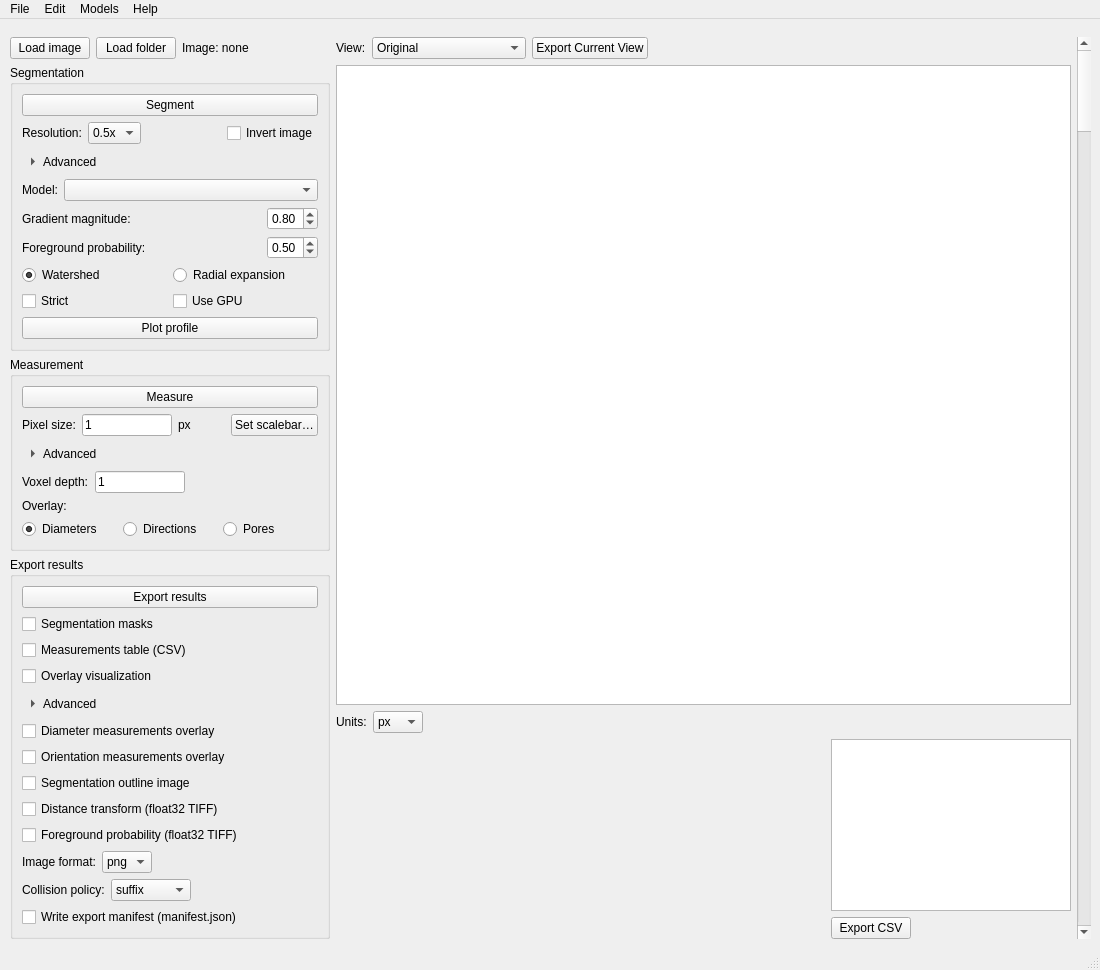
<?xml version="1.0" encoding="UTF-8"?>
<ui version="4.0">
 <class>MainWindow</class>
 <widget class="QMainWindow" name="MainWindow">
  <property name="geometry">
   <rect>
    <x>0</x>
    <y>0</y>
    <width>1100</width>
    <height>800</height>
   </rect>
  </property>
  <property name="windowTitle">
   <string/>
  </property>
  <widget class="QWidget" name="centralwidget">
   <layout class="QHBoxLayout" name="horizontalLayout">
    <property name="leftMargin">
     <number>10</number>
    </property>
    <property name="topMargin">
     <number>18</number>
    </property>
    <item>
     <widget class="QFrame" name="frame">
      <property name="sizePolicy">
       <sizepolicy hsizetype="Fixed" vsizetype="Preferred">
        <horstretch>0</horstretch>
        <verstretch>0</verstretch>
       </sizepolicy>
      </property>
      <property name="minimumSize">
       <size>
        <width>320</width>
        <height>0</height>
       </size>
      </property>
      <property name="maximumSize">
       <size>
        <width>320</width>
        <height>16777215</height>
       </size>
      </property>
      <property name="frameShape">
       <enum>QFrame::Shape::NoFrame</enum>
      </property>
      <layout class="QVBoxLayout" name="leftLayout">
       <property name="leftMargin">
        <number>0</number>
       </property>
       <property name="topMargin">
        <number>0</number>
       </property>
       <property name="rightMargin">
        <number>0</number>
       </property>
       <property name="bottomMargin">
        <number>0</number>
       </property>
       <item>
        <layout class="QHBoxLayout" name="loadRow">
         <item>
          <widget class="QPushButton" name="btn_load_image">
           <property name="text">
            <string>Load image</string>
           </property>
          </widget>
         </item>
         <item>
          <widget class="QPushButton" name="btn_load_folder">
           <property name="text">
            <string>Load folder</string>
           </property>
          </widget>
         </item>
         <item>
          <widget class="QLabel" name="label_image_name">
           <property name="sizePolicy">
            <sizepolicy hsizetype="Expanding" vsizetype="Preferred">
             <horstretch>0</horstretch>
             <verstretch>0</verstretch>
            </sizepolicy>
           </property>
           <property name="text">
            <string>Image: none</string>
           </property>
           <property name="wordWrap">
            <bool>true</bool>
           </property>
          </widget>
         </item>
        </layout>
       </item>
       <item>
        <widget class="QGroupBox" name="groupBox_segmentation">
         <property name="title">
          <string>Segmentation</string>
         </property>
         <layout class="QVBoxLayout" name="segmentationLayout">
          <item>
           <widget class="QPushButton" name="btn_segment">
            <property name="text">
             <string>Segment</string>
            </property>
           </widget>
          </item>
          <item>
           <layout class="QHBoxLayout" name="segmentationBasicRow">
            <item>
             <widget class="QLabel" name="label_resolution">
              <property name="text">
               <string>Resolution:</string>
              </property>
             </widget>
            </item>
            <item>
             <widget class="QComboBox" name="cb_scale">
              <item>
               <property name="text">
                <string>0.5x</string>
               </property>
              </item>
              <item>
               <property name="text">
                <string>1x</string>
               </property>
              </item>
              <item>
               <property name="text">
                <string>2x</string>
               </property>
              </item>
              <item>
               <property name="text">
                <string>4x</string>
               </property>
              </item>
             </widget>
            </item>
            <item>
             <spacer name="segmentationBasicSpacer">
              <property name="orientation">
               <enum>Qt::Orientation::Horizontal</enum>
              </property>
              <property name="sizeHint" stdset="0">
               <size>
                <width>0</width>
                <height>0</height>
               </size>
              </property>
             </spacer>
            </item>
            <item>
             <widget class="QCheckBox" name="chb_invert">
              <property name="text">
               <string>Invert image</string>
              </property>
             </widget>
            </item>
           </layout>
          </item>
          <item>
           <widget class="QToolButton" name="btn_segmentation_advanced">
            <property name="text">
             <string>Advanced</string>
            </property>
            <property name="checkable">
             <bool>true</bool>
            </property>
            <property name="toolButtonStyle">
             <enum>Qt::ToolButtonStyle::ToolButtonTextBesideIcon</enum>
            </property>
            <property name="autoRaise">
             <bool>true</bool>
            </property>
            <property name="arrowType">
             <enum>Qt::ArrowType::RightArrow</enum>
            </property>
           </widget>
          </item>
          <item>
           <widget class="QWidget" name="widget_segmentation_advanced" native="true">
            <layout class="QVBoxLayout" name="segmentationAdvancedLayout">
             <property name="leftMargin">
              <number>0</number>
             </property>
             <property name="topMargin">
              <number>0</number>
             </property>
             <property name="rightMargin">
              <number>0</number>
             </property>
             <property name="bottomMargin">
              <number>0</number>
             </property>
             <item>
              <layout class="QHBoxLayout" name="modelRow">
               <item>
                <widget class="QLabel" name="label_model">
                 <property name="text">
                  <string>Model:</string>
                 </property>
                </widget>
               </item>
               <item>
                <widget class="QComboBox" name="cb_model">
                 <property name="sizePolicy">
                  <sizepolicy hsizetype="Expanding" vsizetype="Fixed">
                   <horstretch>0</horstretch>
                   <verstretch>0</verstretch>
                  </sizepolicy>
                 </property>
                </widget>
               </item>
              </layout>
             </item>
             <item>
              <layout class="QHBoxLayout" name="gradientRow">
               <item>
                <widget class="QLabel" name="label_gradient">
                 <property name="text">
                  <string>Gradient magnitude:</string>
                 </property>
                </widget>
               </item>
               <item>
                <spacer name="gradientSpacer">
                 <property name="orientation">
                  <enum>Qt::Orientation::Horizontal</enum>
                 </property>
                 <property name="sizeHint" stdset="0">
                  <size>
                   <width>0</width>
                   <height>0</height>
                  </size>
                 </property>
                </spacer>
               </item>
               <item>
                <widget class="QDoubleSpinBox" name="sp_grad_magnitude_threshold">
                 <property name="decimals">
                  <number>2</number>
                 </property>
                 <property name="maximum">
                  <double>5.000000000000000</double>
                 </property>
                 <property name="singleStep">
                  <double>0.050000000000000</double>
                 </property>
                 <property name="value">
                  <double>0.800000000000000</double>
                 </property>
                </widget>
               </item>
              </layout>
             </item>
             <item>
              <layout class="QHBoxLayout" name="foregroundRow">
               <item>
                <widget class="QLabel" name="label_foreground">
                 <property name="text">
                  <string>Foreground probability:</string>
                 </property>
                </widget>
               </item>
               <item>
                <spacer name="foregroundSpacer">
                 <property name="orientation">
                  <enum>Qt::Orientation::Horizontal</enum>
                 </property>
                 <property name="sizeHint" stdset="0">
                  <size>
                   <width>0</width>
                   <height>0</height>
                  </size>
                 </property>
                </spacer>
               </item>
               <item>
                <widget class="QDoubleSpinBox" name="sp_foreground_threshold">
                 <property name="toolTip">
                  <string>Minimum mean foreground probability a segment needs to be kept. 0 keeps every segment.</string>
                 </property>
                 <property name="decimals">
                  <number>2</number>
                 </property>
                 <property name="maximum">
                  <double>1.000000000000000</double>
                 </property>
                 <property name="singleStep">
                  <double>0.050000000000000</double>
                 </property>
                 <property name="value">
                  <double>0.500000000000000</double>
                 </property>
                </widget>
               </item>
              </layout>
             </item>
             <item>
              <layout class="QHBoxLayout" name="modeRow">
               <item>
                <widget class="QRadioButton" name="rb_watershed">
                 <property name="text">
                  <string>Watershed</string>
                 </property>
                 <property name="checked">
                  <bool>true</bool>
                 </property>
                </widget>
               </item>
               <item>
                <widget class="QRadioButton" name="rb_ridge">
                 <property name="text">
                  <string>Radial expansion</string>
                 </property>
                </widget>
               </item>
              </layout>
             </item>
             <item>
              <layout class="QHBoxLayout" name="flagsRow">
               <item>
                <widget class="QCheckBox" name="chb_strict">
                 <property name="text">
                  <string>Strict</string>
                 </property>
                </widget>
               </item>
               <item>
                <widget class="QCheckBox" name="chb_usegpu">
                 <property name="text">
                  <string>Use GPU</string>
                 </property>
                </widget>
               </item>
              </layout>
             </item>
             <item>
              <widget class="QPushButton" name="btn_plot_profile">
               <property name="text">
                <string>Plot profile</string>
               </property>
              </widget>
             </item>
            </layout>
           </widget>
          </item>
         </layout>
        </widget>
       </item>
       <item>
        <widget class="QGroupBox" name="groupBox_measurement">
         <property name="title">
          <string>Measurement</string>
         </property>
         <layout class="QVBoxLayout" name="measurementLayout">
          <item>
           <widget class="QPushButton" name="btn_measure">
            <property name="text">
             <string>Measure</string>
            </property>
           </widget>
          </item>
          <item>
           <layout class="QHBoxLayout" name="pixelSizeRow">
            <item>
             <widget class="QLabel" name="label_pixel_size">
              <property name="text">
               <string>Pixel size:</string>
              </property>
             </widget>
            </item>
            <item>
             <widget class="QLineEdit" name="le_pixelsize">
              <property name="maximumSize">
               <size>
                <width>90</width>
                <height>16777215</height>
               </size>
              </property>
              <property name="text">
               <string>1</string>
              </property>
             </widget>
            </item>
            <item>
             <widget class="QLabel" name="label_pixel_unit">
              <property name="text">
               <string>px</string>
              </property>
             </widget>
            </item>
            <item>
             <spacer name="pixelSizeSpacer">
              <property name="orientation">
               <enum>Qt::Orientation::Horizontal</enum>
              </property>
              <property name="sizeHint" stdset="0">
               <size>
                <width>0</width>
                <height>0</height>
               </size>
              </property>
             </spacer>
            </item>
            <item>
             <widget class="QPushButton" name="btn_set_scalebar">
              <property name="text">
               <string>Set scalebar…</string>
              </property>
             </widget>
            </item>
           </layout>
          </item>
          <item>
           <widget class="QToolButton" name="btn_measurement_advanced">
            <property name="text">
             <string>Advanced</string>
            </property>
            <property name="checkable">
             <bool>true</bool>
            </property>
            <property name="toolButtonStyle">
             <enum>Qt::ToolButtonStyle::ToolButtonTextBesideIcon</enum>
            </property>
            <property name="autoRaise">
             <bool>true</bool>
            </property>
            <property name="arrowType">
             <enum>Qt::ArrowType::RightArrow</enum>
            </property>
           </widget>
          </item>
          <item>
           <widget class="QWidget" name="widget_measurement_advanced" native="true">
            <layout class="QVBoxLayout" name="measurementAdvancedLayout">
             <property name="leftMargin">
              <number>0</number>
             </property>
             <property name="topMargin">
              <number>0</number>
             </property>
             <property name="rightMargin">
              <number>0</number>
             </property>
             <property name="bottomMargin">
              <number>0</number>
             </property>
             <item>
              <layout class="QHBoxLayout" name="voxelDepthRow">
               <item>
                <widget class="QLabel" name="label_voxel_depth">
                 <property name="text">
                  <string>Voxel depth:</string>
                 </property>
                </widget>
               </item>
               <item>
                <widget class="QLineEdit" name="le_voxeldepth">
                 <property name="maximumSize">
                  <size>
                   <width>90</width>
                   <height>16777215</height>
                  </size>
                 </property>
                 <property name="text">
                  <string>1</string>
                 </property>
                </widget>
               </item>
               <item>
                <spacer name="voxelDepthSpacer">
                 <property name="orientation">
                  <enum>Qt::Orientation::Horizontal</enum>
                 </property>
                 <property name="sizeHint" stdset="0">
                  <size>
                   <width>0</width>
                   <height>0</height>
                  </size>
                 </property>
                </spacer>
               </item>
              </layout>
             </item>
             <item>
              <widget class="QLabel" name="label_overlay">
               <property name="text">
                <string>Overlay:</string>
               </property>
              </widget>
             </item>
             <item>
              <layout class="QHBoxLayout" name="overlayRow">
               <item>
                <widget class="QRadioButton" name="rb_show_diam">
                 <property name="text">
                  <string>Diameters</string>
                 </property>
                 <property name="checked">
                  <bool>true</bool>
                 </property>
                </widget>
               </item>
               <item>
                <widget class="QRadioButton" name="rb_show_direct">
                 <property name="text">
                  <string>Directions</string>
                 </property>
                </widget>
               </item>
               <item>
                <widget class="QRadioButton" name="rb_show_pores">
                 <property name="text">
                  <string>Pores</string>
                 </property>
                </widget>
               </item>
              </layout>
             </item>
            </layout>
           </widget>
          </item>
         </layout>
        </widget>
       </item>
       <item>
        <widget class="QGroupBox" name="groupBox_export">
         <property name="title">
          <string>Export results</string>
         </property>
         <layout class="QVBoxLayout" name="exportLayout">
          <item>
           <widget class="QPushButton" name="btn_export_results">
            <property name="text">
             <string>Export results</string>
            </property>
           </widget>
          </item>
          <item>
           <widget class="QCheckBox" name="chb_export_labels">
            <property name="text">
             <string>Segmentation masks</string>
            </property>
           </widget>
          </item>
          <item>
           <widget class="QCheckBox" name="chb_export_tables">
            <property name="text">
             <string>Measurements table (CSV)</string>
            </property>
           </widget>
          </item>
          <item>
           <widget class="QCheckBox" name="chb_export_overlay">
            <property name="text">
             <string>Overlay visualization</string>
            </property>
           </widget>
          </item>
          <item>
           <widget class="QToolButton" name="btn_export_advanced">
            <property name="text">
             <string>Advanced</string>
            </property>
            <property name="checkable">
             <bool>true</bool>
            </property>
            <property name="toolButtonStyle">
             <enum>Qt::ToolButtonStyle::ToolButtonTextBesideIcon</enum>
            </property>
            <property name="autoRaise">
             <bool>true</bool>
            </property>
            <property name="arrowType">
             <enum>Qt::ArrowType::RightArrow</enum>
            </property>
           </widget>
          </item>
          <item>
           <widget class="QWidget" name="widget_export_advanced" native="true">
            <layout class="QVBoxLayout" name="exportAdvancedLayout">
             <property name="leftMargin">
              <number>0</number>
             </property>
             <property name="topMargin">
              <number>0</number>
             </property>
             <property name="rightMargin">
              <number>0</number>
             </property>
             <property name="bottomMargin">
              <number>0</number>
             </property>
             <item>
              <widget class="QCheckBox" name="chb_export_diameters">
               <property name="text">
                <string>Diameter measurements overlay</string>
               </property>
              </widget>
             </item>
             <item>
              <widget class="QCheckBox" name="chb_export_orientations">
               <property name="text">
                <string>Orientation measurements overlay</string>
               </property>
              </widget>
             </item>
             <item>
              <widget class="QCheckBox" name="chb_export_outline">
               <property name="text">
                <string>Segmentation outline image</string>
               </property>
              </widget>
             </item>
             <item>
              <widget class="QCheckBox" name="chb_export_dt">
               <property name="text">
                <string>Distance transform (float32 TIFF)</string>
               </property>
              </widget>
             </item>
             <item>
              <widget class="QCheckBox" name="chb_export_foreground">
               <property name="text">
                <string>Foreground probability (float32 TIFF)</string>
               </property>
              </widget>
             </item>
             <item>
              <layout class="QHBoxLayout" name="imageFormatRow">
               <item>
                <widget class="QLabel" name="label_image_format">
                 <property name="text">
                  <string>Image format:</string>
                 </property>
                </widget>
               </item>
               <item>
                <widget class="QComboBox" name="cb_image_format">
                 <item>
                  <property name="text">
                   <string>png</string>
                  </property>
                 </item>
                 <item>
                  <property name="text">
                   <string>tiff</string>
                  </property>
                 </item>
                </widget>
               </item>
               <item>
                <spacer name="imageFormatRowSpacer">
                 <property name="orientation">
                  <enum>Qt::Orientation::Horizontal</enum>
                 </property>
                 <property name="sizeHint" stdset="0">
                  <size>
                   <width>0</width>
                   <height>0</height>
                  </size>
                 </property>
                </spacer>
               </item>
              </layout>
             </item>
             <item>
              <layout class="QHBoxLayout" name="collisionRow">
               <item>
                <widget class="QLabel" name="label_collision">
                 <property name="text">
                  <string>Collision policy:</string>
                 </property>
                </widget>
               </item>
               <item>
                <widget class="QComboBox" name="cb_collision">
                 <item>
                  <property name="text">
                   <string>suffix</string>
                  </property>
                 </item>
                 <item>
                  <property name="text">
                   <string>overwrite</string>
                  </property>
                 </item>
                 <item>
                  <property name="text">
                   <string>error</string>
                  </property>
                 </item>
                </widget>
               </item>
               <item>
                <spacer name="collisionRowSpacer">
                 <property name="orientation">
                  <enum>Qt::Orientation::Horizontal</enum>
                 </property>
                 <property name="sizeHint" stdset="0">
                  <size>
                   <width>0</width>
                   <height>0</height>
                  </size>
                 </property>
                </spacer>
               </item>
              </layout>
             </item>
             <item>
              <widget class="QCheckBox" name="chb_write_manifest">
               <property name="text">
                <string>Write export manifest (manifest.json)</string>
               </property>
              </widget>
             </item>
            </layout>
           </widget>
          </item>
         </layout>
        </widget>
       </item>
       <item>
        <spacer name="leftSpacer">
         <property name="orientation">
          <enum>Qt::Orientation::Vertical</enum>
         </property>
         <property name="sizeHint" stdset="0">
          <size>
           <width>0</width>
           <height>0</height>
          </size>
         </property>
        </spacer>
       </item>
      </layout>
     </widget>
    </item>
    <item>
     <layout class="QVBoxLayout" name="verticalLayout_2" stretch="0,1,0">
      <item>
       <layout class="QHBoxLayout" name="viewRow">
        <item>
         <widget class="QLabel" name="label_view">
          <property name="text">
           <string>View:</string>
          </property>
         </widget>
        </item>
        <item>
         <widget class="QComboBox" name="cb_view">
          <item>
           <property name="text">
            <string>Original</string>
           </property>
          </item>
          <item>
           <property name="text">
            <string>DT</string>
           </property>
          </item>
          <item>
           <property name="text">
            <string>Foreground</string>
           </property>
          </item>
          <item>
           <property name="text">
            <string>Gradient magnitude</string>
           </property>
          </item>
          <item>
           <property name="text">
            <string>DT grad error</string>
           </property>
          </item>
          <item>
           <property name="text">
            <string>Centerlines</string>
           </property>
          </item>
          <item>
           <property name="text">
            <string>Segmentation outline</string>
           </property>
          </item>
          <item>
           <property name="text">
            <string>Segmentation</string>
           </property>
          </item>
          <item>
           <property name="text">
            <string>Overlay</string>
           </property>
          </item>
          <item>
           <property name="text">
            <string>Measurements overlay</string>
           </property>
          </item>
          <item>
           <property name="text">
            <string>Sampling</string>
           </property>
          </item>
          <item>
           <property name="text">
            <string>Laplacian</string>
           </property>
          </item>
          <item>
           <property name="text">
            <string>gx</string>
           </property>
          </item>
          <item>
           <property name="text">
            <string>gy</string>
           </property>
          </item>
         </widget>
        </item>
        <item>
         <widget class="QPushButton" name="btn_save_screenshot">
          <property name="text">
           <string>Export Current View</string>
          </property>
         </widget>
        </item>
        <item>
         <spacer name="viewSpacer">
          <property name="orientation">
           <enum>Qt::Orientation::Horizontal</enum>
          </property>
          <property name="sizeHint" stdset="0">
           <size>
            <width>0</width>
            <height>0</height>
           </size>
          </property>
         </spacer>
        </item>
       </layout>
      </item>
      <item>
       <widget class="QGraphicsView" name="graphicsView">
        <property name="minimumSize">
         <size>
          <width>493</width>
          <height>400</height>
         </size>
        </property>
       </widget>
      </item>
      <item>
       <widget class="QWidget" name="widget_plots" native="true">
        <layout class="QVBoxLayout" name="plotsAreaLayout">
         <property name="leftMargin">
          <number>0</number>
         </property>
         <property name="topMargin">
          <number>0</number>
         </property>
         <property name="rightMargin">
          <number>0</number>
         </property>
         <property name="bottomMargin">
          <number>0</number>
         </property>
         <item>
          <layout class="QHBoxLayout" name="unitsRow">
           <item>
            <widget class="QLabel" name="label_units">
             <property name="text">
              <string>Units:</string>
             </property>
            </widget>
           </item>
           <item>
            <widget class="QComboBox" name="cb_units">
             <item>
              <property name="text">
               <string>px</string>
              </property>
             </item>
             <item>
              <property name="text">
               <string>um</string>
              </property>
             </item>
             <item>
              <property name="text">
               <string>nm</string>
              </property>
             </item>
             <item>
              <property name="text">
               <string>mm</string>
              </property>
             </item>
             <item>
              <property name="text">
               <string>m</string>
              </property>
             </item>
            </widget>
           </item>
           <item>
            <spacer name="unitsSpacer">
             <property name="orientation">
              <enum>Qt::Orientation::Horizontal</enum>
             </property>
             <property name="sizeHint" stdset="0">
              <size>
               <width>0</width>
               <height>0</height>
              </size>
             </property>
            </spacer>
           </item>
          </layout>
         </item>
         <item>
          <layout class="QHBoxLayout" name="plotsRow">
           <item>
            <widget class="PlotWidget" name="graph_diameters" native="true">
             <property name="minimumSize">
              <size>
               <width>0</width>
               <height>200</height>
              </size>
             </property>
             <property name="maximumSize">
              <size>
               <width>16777215</width>
               <height>300</height>
              </size>
             </property>
            </widget>
           </item>
           <item>
            <widget class="PlotWidget" name="graph_angles" native="true">
             <property name="minimumSize">
              <size>
               <width>0</width>
               <height>200</height>
              </size>
             </property>
             <property name="maximumSize">
              <size>
               <width>16777215</width>
               <height>300</height>
              </size>
             </property>
            </widget>
           </item>
           <item>
            <layout class="QVBoxLayout" name="statsColumn">
             <item>
              <widget class="QPlainTextEdit" name="text_edit2">
               <property name="sizePolicy">
                <sizepolicy hsizetype="Expanding" vsizetype="Ignored">
                 <horstretch>0</horstretch>
                 <verstretch>0</verstretch>
                </sizepolicy>
               </property>
               <property name="minimumSize">
                <size>
                 <width>0</width>
                 <height>160</height>
                </size>
               </property>
               <property name="maximumSize">
                <size>
                 <width>240</width>
                 <height>300</height>
                </size>
               </property>
               <property name="readOnly">
                <bool>true</bool>
               </property>
              </widget>
             </item>
             <item alignment="Qt::AlignmentFlag::AlignLeft">
              <widget class="QPushButton" name="btn_export_csv">
               <property name="text">
                <string>Export CSV</string>
               </property>
              </widget>
             </item>
            </layout>
           </item>
          </layout>
         </item>
        </layout>
       </widget>
      </item>
     </layout>
    </item>
    <item>
     <widget class="QScrollBar" name="z_scroll"/>
    </item>
   </layout>
  </widget>
  <widget class="QMenuBar" name="menubar">
   <property name="geometry">
    <rect>
     <x>0</x>
     <y>0</y>
     <width>1100</width>
     <height>33</height>
    </rect>
   </property>
   <widget class="QMenu" name="menuFile">
    <property name="title">
     <string>File</string>
    </property>
    <addaction name="action_load_image"/>
    <addaction name="action_batch_processing"/>
    <addaction name="action_save_masks_predictions"/>
    <addaction name="action_save_measurements"/>
   </widget>
   <widget class="QMenu" name="menuEdit">
    <property name="title">
     <string>Edit</string>
    </property>
    <addaction name="action_edit_config"/>
    <addaction name="action_load_config"/>
   </widget>
   <widget class="QMenu" name="menuHelp">
    <property name="title">
     <string>Models</string>
    </property>
    <addaction name="actionAdd_custom_model"/>
    <addaction name="actionRemove_model"/>
   </widget>
   <widget class="QMenu" name="menuHelp_2">
    <property name="title">
     <string>Help</string>
    </property>
   </widget>
   <addaction name="menuFile"/>
   <addaction name="menuEdit"/>
   <addaction name="menuHelp"/>
   <addaction name="menuHelp_2"/>
  </widget>
  <widget class="QStatusBar" name="statusbar"/>
  <action name="action_load_image">
   <property name="text">
    <string>Open Image/Stack</string>
   </property>
  </action>
  <action name="action_save_masks_predictions">
   <property name="text">
    <string>Save Segmentation Results</string>
   </property>
  </action>
  <action name="action_save_measurements">
   <property name="text">
    <string>Save measurements (CSV)</string>
   </property>
  </action>
  <action name="actionAdd_custom_model">
   <property name="text">
    <string>Add model</string>
   </property>
  </action>
  <action name="actionRemove_model">
   <property name="text">
    <string>Remove model</string>
   </property>
  </action>
  <action name="action_batch_processing">
   <property name="text">
    <string>Open Folder (Batch Mode)</string>
   </property>
  </action>
  <action name="action_edit_config">
   <property name="text">
    <string>Edit config...</string>
   </property>
  </action>
  <action name="action_load_config">
   <property name="text">
    <string>Load config...</string>
   </property>
  </action>
 </widget>
 <customwidgets>
  <customwidget>
   <class>PlotWidget</class>
   <extends>QWidget</extends>
   <header>pyqtgraph</header>
   <container>1</container>
  </customwidget>
 </customwidgets>
 <resources/>
 <connections/>
</ui>
